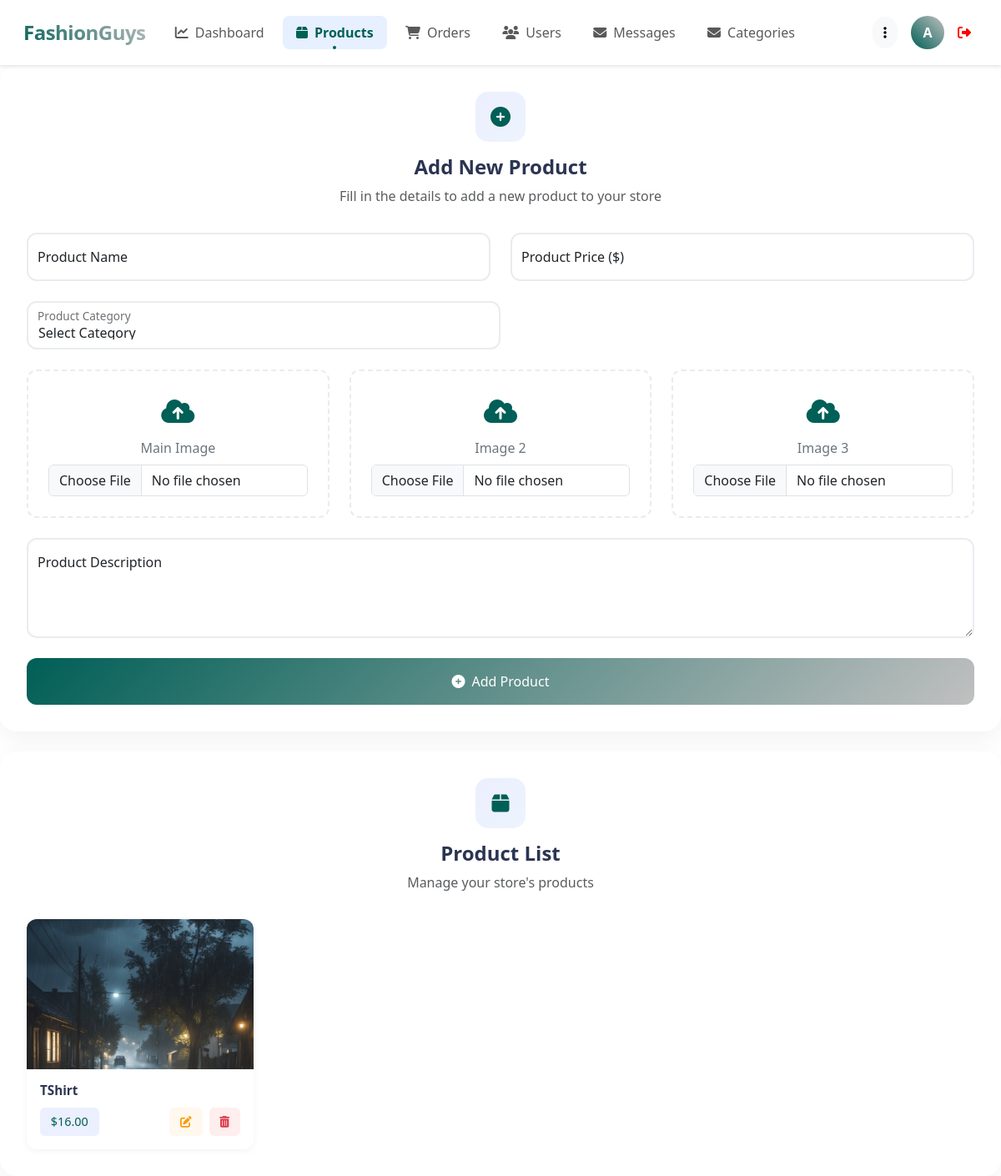
Screenshot of /admin/products.php (signed in) with the database file from the repository.
### tables this page shows
CREATE TABLE `products` (
  `id` int(100) NOT NULL,
  `category_id` int(10) DEFAULT NULL,
  `name` varchar(100) NOT NULL,
  `details` varchar(500) NOT NULL,
  `price` int(10) NOT NULL,
  `image_01` varchar(100) NOT NULL,
  `image_02` varchar(100) NOT NULL,
  `image_03` varchar(100) NOT NULL,
  `status` enum('active','discontinued') DEFAULT 'active',
  `discontinued_reason` text DEFAULT NULL,
  `discontinued_at` timestamp NULL DEFAULT NULL
);

### admin/products.php (the view, shortened to what this page needs)
<?php
include '../components/connect.php';
?>
<!DOCTYPE html>
<html lang="en">
<head>
   <link href="https://cdn.jsdelivr.net/npm/bootstrap@5.3.0/dist/css/bootstrap.min.css" rel="stylesheet">
    <link rel="stylesheet" href="https://cdnjs.cloudflare.com/ajax/libs/font-awesome/6.1.1/css/all.min.css">
</head>
<body>
<?php include '../components/admin_header_other.php'; ?>
<section class="add-products">
    <div class="content-card">
        <div class="card-header">
            <div class="header-icon">
                <i class="fas fa-plus-circle"></i>
            </div>
            <h2 class="header-title">Add New Product</h2>
            <p class="text-muted">Fill in the details to add a new product to your store</p>
        </div>
        <form action="" method="post" enctype="multipart/form-data" class="needs-validation">
            <div class="row g-4 mb-4">
                <div class="col-md-6">
                    <div class="form-floating">
                        <input type="text"
                               id="name"
                               name="name"
                               class="form-control custom-input"
                               placeholder="Product name"
                               required>
                        <label for="name">Product Name</label>
                    </div>
                </div>
                <div class="col-md-6">
                    <div class="form-floating">
                        <input type="number"
                               id="price"
                               name="price"
                               class="form-control custom-input"
                               placeholder="Price"
                               required>
                        <label for="price">Product Price ($)</label>
                    </div>
                </div>
            </div>
            <div class="col-md-6">
                <div class="form-floating mb-4">
                    <select name="category_id" id="category" class="form-control custom-input" required>
                        <option value="">Select Category</option>
                    </select>
                    <label for="category">Product Category</label>
                </div>
            </div>
            <div class="row g-4 mb-4">
                <div class="col-md-4">
                    <div class="upload-card">
                        <div class="upload-icon">
                            <i class="fas fa-cloud-upload-alt"></i>
                        </div>
                        <p class="upload-label">Main Image</p>
                        <input type="file"
                               id="image_01"
                               name="image_01"
                               class="form-control"
                               accept="image/jpg, image/jpeg, image/png, image/webp"
                               required>
                    </div>
                </div>
                <div class="col-md-4">
                    <div class="upload-card">
                        <div class="upload-icon">
                            <i class="fas fa-cloud-upload-alt"></i>
                        </div>
                        <p class="upload-label">Image 2</p>
                        <input type="file"
                               id="image_02"
                               name="image_02"
                               class="form-control"
                               accept="image/jpg, image/jpeg, image/png, image/webp"
                               required>
                    </div>
                </div>
                <div class="col-md-4">
                    <div class="upload-card">
                        <div class="upload-icon">
                            <i class="fas fa-cloud-upload-alt"></i>
                        </div>
                        <p class="upload-label">Image 3</p>
                        <input type="file"
                               id="image_03"
                               name="image_03"
                               class="form-control"
                               accept="image/jpg, image/jpeg, image/png, image/webp"
                               required>
                    </div>
                </div>
            </div>
            <div class="mb-4">
                <div class="form-floating">
                    <textarea id="details"
                              name="details"
                              class="form-control custom-input"
                              placeholder="Product description"
                              required
                              maxlength="500"
                              style="height: 120px"></textarea>
                    <label for="details">Product Description</label>
                </div>
            </div>
            <button type="submit" name="add_product" class="btn custom-button w-100">
                <i class="fas fa-plus-circle me-2"></i>Add Product
            </button>
        </form>
    </div>
</section>
<section class="show-products mt-4">
    <div class="content-card">
        <div class="card-header">
            <div class="header-icon">
                <i class="fas fa-box"></i>
            </div>
            <h2 class="header-title">Product List</h2>
            <p class="text-muted">Manage your store's products</p>
        </div>
        <div class="row row-cols-2 row-cols-sm-2 row-cols-lg-4 g-3">
        <?php
$select_products = $conn->prepare("SELECT * FROM `products`");
$select_products->execute();
if($select_products->rowCount() > 0){
    while($fetch_products = $select_products->fetch(PDO::FETCH_ASSOC)){
?>
<div class="col">
    <div class="product-card">
        <div class="product-image">
            <img src="../uploaded_img/<?= $fetch_products['image_01']; ?>" alt="<?= $fetch_products['name']; ?>">
        </div>
        <div class="product-details">
            <h3 class="product-title"><?= $fetch_products['name']; ?></h3>
            <div class="product-info-row">
                <span class="price-tag">$<?= number_format((float)$fetch_products['price'], 2, '.', ''); ?></span>
                <div class="action-buttons">
                    <a href="update-product.php?update=<?= $fetch_products['id']; ?>" class="btn-action edit">
                        <i class="fas fa-edit"></i>
                    </a>
                    <a href="products.php?delete=<?= $fetch_products['id']; ?>"
                       onclick="return confirm('Delete this product?');"
                       class="btn-action delete">
                        <i class="fas fa-trash-alt"></i>
                    </a>
                </div>
            </div>
        </div>
    </div>
</div>
            <?php
                }
            }
            ?>
        </div>
    </div>
</section>
</body>
</html>

### components/admin_header_other.php (shortened to what this page needs)
<nav class="navbar navbar-expand-lg modern-navbar sticky-top">
    <div class="container-fluid">
        <a class="navbar-brand" href="../admin/dashboard.php">
            FashionGuys
        </a>
        <div class="collapse navbar-collapse" id="navbarContent">
            <ul class="navbar-nav me-auto mb-2 mb-lg-0">
                <li class="nav-item">
                    <a class="nav-link <?= basename($_SERVER['PHP_SELF']) == 'dashboard.php' ? 'active' : ''; ?>"
                       href="../admin/dashboard.php">
                        <i class="fas fa-chart-line me-2"></i>Dashboard
                    </a>
                </li>
                <li class="nav-item">
                    <a class="nav-link <?= basename($_SERVER['PHP_SELF']) == 'products.php' ? 'active' : ''; ?>"
                       href="../admin/products.php">
                        <i class="fas fa-box me-2"></i>Products
                    </a>
                </li>
                <li class="nav-item">
                    <a class="nav-link <?= basename($_SERVER['PHP_SELF']) == 'orders.php' ? 'active' : ''; ?>"
                       href="../admin/orders.php">
                        <i class="fas fa-shopping-cart me-2"></i>Orders
                    </a>
                </li>
                <li class="nav-item">
                    <a class="nav-link <?= basename($_SERVER['PHP_SELF']) == 'users.php' ? 'active' : ''; ?>"
                       href="../admin/users.php">
                        <i class="fas fa-users me-2"></i>Users
                    </a>
                </li>
                <li class="nav-item">
                    <a class="nav-link <?= basename($_SERVER['PHP_SELF']) == 'messages.php' ? 'active' : ''; ?>"
                       href="../admin/messages.php">
                        <i class="fas fa-envelope me-2"></i>Messages
                    </a>
                </li>
                <li class="nav-item">
                    <a class="nav-link <?= basename($_SERVER['PHP_SELF']) == 'categories.php' ? 'active' : ''; ?>"
                       href="../admin/categories.php">
                        <i class="fas fa-envelope me-2"></i>Categories
                    </a>
                </li>
            </ul>
            <?php
                $select_profile = $conn->prepare("SELECT * FROM `admins` WHERE id = ?");
                $select_profile->execute([$admin_id]);
                $fetch_profile = $select_profile->fetch(PDO::FETCH_ASSOC);
            ?>
            <div class="profile-section">
                <div class="dropdown">
                    <button class="btn btn-light rounded-pill" data-bs-toggle="dropdown">
                        <i class="fas fa-ellipsis-v"></i>
                    </button>
                </div>
                <div class="dropdown">
                    <div class="profile-image" role="button" data-bs-toggle="dropdown">
                        <?= strtoupper(substr($fetch_profile['name'], 0, 1)); ?>
                    </div>
                </div>
                <a href="../components/admin_logout.php"
                   class=""
                   style="text-decoration: none; color: red;"
                   onclick="return confirm('Are you sure you want to logout?');">
                    <i class="fas fa-sign-out-alt me-2"></i>
                </a>
            </div>
        </div>
    </div>
</nav>

### admin/products.php (style rules this page uses)
:root { --primary-color: #005F56; --secondary-color: #4169E1; --accent-color: #C0C0C0; --success-color: #2ecc71; --danger-color: #e74c3c; --warning-color: #f39c12; }
.content-card { background: white; border-radius: 20px; padding: 2rem; box-shadow: 0 10px 30px rgba(0, 0, 0, 0.05); }
.card-header { text-align: center; margin-bottom: 2rem; }
.header-icon { width: 60px; height: 60px; border-radius: 15px; background: linear-gradient(135deg, rgba(67, 97, 238, 0.1), rgba(72, 149, 239, 0.1)); color: var(--primary-color); display: flex; align-items: center; justify-content: center; font-size: 1.5rem; margin: 0 auto 1rem; }
.header-title { font-size: 1.5rem; font-weight: 700; color: #2b3452; margin-bottom: 0.5rem; }
.custom-input { border: 2px solid #e9ecef; border-radius: 12px; padding: 1rem; transition: all 0.3s ease; }
.upload-card { border: 2px dashed #e9ecef; border-radius: 12px; padding: 1.5rem; text-align: center; transition: all 0.3s ease; }
.upload-icon { font-size: 2rem; color: var(--primary-color); margin-bottom: 0.5rem; }
.upload-label { color: #6c757d; margin-bottom: 0.5rem; }
.custom-button { background: linear-gradient(135deg, var(--primary-color), var(--accent-color)); color: white; border: none; padding: 1rem; border-radius: 12px; font-weight: 500; transition: all 0.3s ease; }
.product-card { background: white; border-radius: 12px; box-shadow: 0 2px 10px rgba(0, 0, 0, 0.05); transition: transform 0.3s ease; height: 100%; }
.product-image { width: 100%; height: 180px; border-radius: 12px 12px 0 0; overflow: hidden; }
.product-image img { width: 100%; height: 100%; object-fit: cover; transition: transform 0.3s ease; }
.product-details { padding: 1rem; }
.product-title { font-size: 0.95rem; font-weight: 600; color: #2b3452; margin-bottom: 0.75rem; display: -webkit-box; -webkit-line-clamp: 1; -webkit-box-orient: vertical; overflow: hidden; }
.product-info-row { display: flex; justify-content: space-between; align-items: center; gap: 0.5rem; }
.price-tag { background: rgba(67, 97, 238, 0.1); color: var(--primary-color); padding: 0.4rem 0.8rem; border-radius: 6px; font-weight: 500; font-size: 0.9rem; }
.action-buttons { display: flex; gap: 0.5rem; }
.btn-action { padding: 0.4rem 0.8rem; border-radius: 6px; text-decoration: none; font-size: 0.85rem; font-weight: 500; transition: all 0.2s ease; }
.btn-action.edit { background: #fff8ee; color: #ff9800; }
.btn-action.delete { background: #ffeeee; color: #dc3545; }

### components/admin_header_other.php (style rules this page uses)
:root { --primary-color: #005F56; --secondary-color: #4169E1; --accent-color: #C0C0C0; }
.modern-navbar { background: white; padding: 1rem; box-shadow: 0 2px 15px rgba(0,0,0,0.05); }
.navbar-brand { font-size: 1.5rem; font-weight: 700; background: linear-gradient(45deg, var(--primary-color), var(--accent-color)); -webkit-background-clip: text; -webkit-text-fill-color: transparent; letter-spacing: -0.5px; }
.nav-link { position: relative; padding: 0.5rem 1rem !important; margin: 0 0.2rem; border-radius: 8px; transition: all 0.3s ease; }
.nav-link.active { background: rgba(67, 97, 238, 0.1); color: var(--primary-color) !important; font-weight: 600; }
.nav-link.active::after { content: ''; position: absolute; bottom: 0; left: 50%; transform: translateX(-50%); width: 4px; height: 4px; border-radius: 50%; background-color: var(--primary-color); }
.profile-section { display: flex; align-items: center; gap: 1rem; }
.profile-image { width: 40px; height: 40px; border-radius: 10px; background: linear-gradient(45deg, var(--primary-color), var(--accent-color)); display: flex; align-items: center; justify-content: center; color: white; font-weight: 600; }
.modern-navbar { background-color: #fff; box-shadow: 0 2px 4px rgba(0,0,0,0.1); }
.profile-image { width: 40px; height: 40px; background-color: #0d6efd; color: white; border-radius: 50%; display: flex; align-items: center; justify-content: center; font-weight: bold; cursor: pointer; }
.nav-link { padding: 0.5rem 1rem; border-radius: 0.5rem; transition: all 0.3s; }
.nav-link:hover, .nav-link.active { background-color: rgba(13, 110, 253, 0.1); color: #0d6efd; }

### rows the page displays
products: image_01 (picture), name "TShirt", price "16.00"

### other values shown
substr($fetch_profile['name'], 0, 1) "A"
